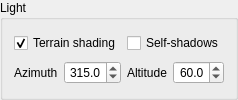
        <widget class="QGroupBox" name="groupBox_9">
         <property name="title">
          <string>Light</string>
         </property>
         <layout class="QGridLayout" name="gridLayout_2">
          <item row="1" column="3">
           <widget class="QDoubleSpinBox" name="light_altitude">
            <property name="alignment">
             <set>Qt::AlignRight|Qt::AlignTrailing|Qt::AlignVCenter</set>
            </property>
            <property name="decimals">
             <number>1</number>
            </property>
            <property name="maximum">
             <double>90.000000000000000</double>
            </property>
            <property name="singleStep">
             <double>5.000000000000000</double>
            </property>
            <property name="value">
             <double>60.000000000000000</double>
            </property>
           </widget>
          </item>
          <item row="1" column="2">
           <widget class="QLabel" name="label_44">
            <property name="text">
             <string>Altitude</string>
            </property>
           </widget>
          </item>
          <item row="1" column="1">
           <widget class="QDoubleSpinBox" name="light_azimuth">
            <property name="alignment">
             <set>Qt::AlignRight|Qt::AlignTrailing|Qt::AlignVCenter</set>
            </property>
            <property name="decimals">
             <number>1</number>
            </property>
            <property name="maximum">
             <double>360.000000000000000</double>
            </property>
            <property name="singleStep">
             <double>15.000000000000000</double>
            </property>
            <property name="value">
             <double>315.000000000000000</double>
            </property>
           </widget>
          </item>
          <item row="1" column="0">
           <widget class="QLabel" name="label_43">
            <property name="text">
             <string>Azimuth</string>
            </property>
           </widget>
          </item>
          <item row="0" column="2" colspan="2">
           <widget class="QCheckBox" name="dem_shadows">
            <property name="text">
             <string>Self-shadows</string>
            </property>
           </widget>
          </item>
          <item row="0" column="0" colspan="2">
           <widget class="QCheckBox" name="dem_shading">
            <property name="text">
             <string>Terrain shading</string>
            </property>
            <property name="checked">
             <bool>true</bool>
            </property>
           </widget>
          </item>
         </layout>
        </widget>
